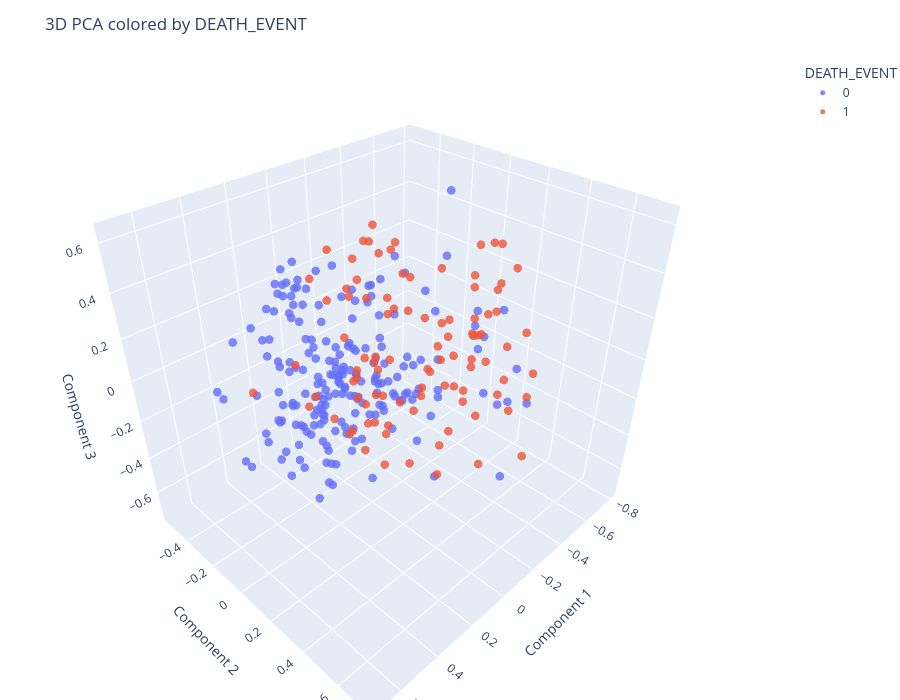

This figure's notebook cell:
### Markdown cell above
#### 3D PCA

### Code cell
pca = PCA(n_components=3, random_state=SEED)
X_pca = pca.fit_transform(X_p_reduced)

df_pca = pd.DataFrame(X_pca, columns=["PCA_1", "PCA_2", "PCA_3"])
joblib.dump(df_pca, "../outputs/dim_red/embeddings/X_pca.pkl")

df_pca["DEATH_EVENT"] = y.values

joblib.dump(df_pca, "../outputs/dim_red/df_pca.pkl")
plot_3d(X_pca, y, algorithm="PCA")
